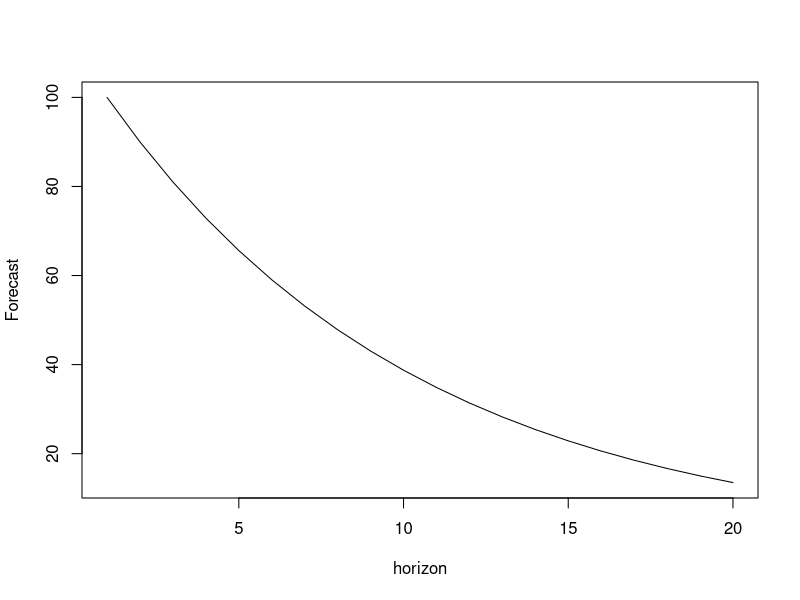
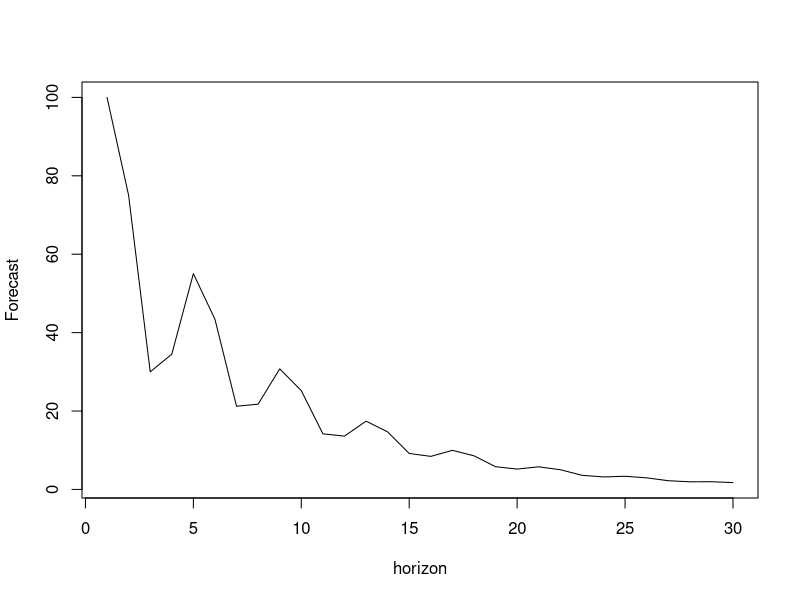

Reproduce these figures in R, in order. (Note: this script raises an error after producing the figures.)
## ---- chunk 1
y <- vector("numeric", 20)
y[1] <- 100
phi <- 0.9
for(i in 2:length(y)){
    y[i] <- phi * y[i-1]
}
plot(y, type="l", xlab="horizon", ylab="Forecast")
## ---- chunk 2
y <- vector("numeric", 30)
y[1:3] <- c(100, 75, 30)
phi <- c(0.9,-0.7,0.6)
for(i in 4:30){
    y[i] <- phi[1] * y[i-1] + phi[2] * y[i-2] + phi[3] * y[i-3]
}
plot(y, type="l", xlab="horizon", ylab="Forecast")
## ---- chunk 3
sim.ssarima(orders=list(ar=3), lags=1, obs=120, AR=c(0.9, -0.7, 0.6), initial=c(10,15,20), mean=0, sd=10) |>
    msarima(orders=list(ar=3), constant=FALSE,
            h=10, holdout=TRUE) |>
    forecast(interval="pred") |>
    plot(main="")
## ---- chunk 4
sim.ssarima(orders=list(ma=3), lags=1, obs=120, MA=c(0.9, -0.3, -0.6), initial=c(10,10,5), mean=0, sd=10) |>
    msarima(orders=list(ma=3), constant=FALSE,
            h=10, holdout=TRUE) |>
    forecast(interval="pred") |>
    plot(main="")
## ---- chunk 5
sim.ssarima(orders=list(ar=3, ma=3), lags=1, obs=120, AR=c(0.9, -0.7, 0.6),
            MA=c(0.9, -0.3, -0.6), initial=c(10,10,5), mean=0, sd=10) |>
    msarima(orders=list(ar=3, ma=3), constant=FALSE,
            h=10, holdout=TRUE) |>
    forecast(interval="pred") |>
    plot(main="")
## ---- chunk 6
y <- vector("numeric", 20)
y[1] <- 100
phi <- 0.9
for(i in 2:length(y)){
    y[i] <- 100 + phi * y[i-1]
}
plot(y, type="l", xlab="horizon", ylab="Forecast")
## ---- chunk 7
x <- sim.ssarima(orders=list(ar=3, ma=3), lags=1, obs=120, AR=c(0.9, -0.8, 0.3),
                 MA=c(0.7, -0.3, 0.6), initial=c(300,-150,80), constant=200, mean=0, sd=10)
msarima(x$data,orders=list(ar=3, ma=3), constant=TRUE,
        h=10, holdout=TRUE) |>
    forecast(interval="parametric") |>
    plot(main="",legend=FALSE)
## ---- chunk 8
sim.sma(1, 120) |>
    sma(order=1,
        h=10, holdout=TRUE) |>
    forecast(interval="pred") |>
    plot(main="")
## ---- chunk 9
sim.ssarima(orders=list(i=1), lags=1, obs=120,
            constant=2) |>
    msarima(orders=list(i=1), constant=TRUE,
            h=10, holdout=TRUE) |>
    forecast(interval="pred") |>
    plot(main="")
## ---- chunk 10
sim.ssarima(orders=list(ar=1,i=1,ma=2), lags=1, obs=120, AR=0.7, initial=c(500, -350),
            mean=0, sd=10) |>
    msarima(orders=list(ar=1,i=1,ma=2), constant=FALSE,
            h=10, holdout=TRUE) |>
    forecast(interval="pred") |>
    plot(main="")
## ---- chunk 11
y <- vector("numeric", 100)
y[1:5] <- c(97,87,85,94,95)
phi <- c(0.6,0.8)
for(i in 6:length(y)){
    y[i] <- phi[1] * y[i-1] + phi[2] * y[i-4] -
      phi[1] * phi[2] * y[i-5]
}
plot(y, type="l", xlab="horizon", ylab="Forecast")
## ---- chunk 12
y <- vector("numeric", 100)
y[1:5] <- c(97,87,85,94,95)
phi <- c(0.6,0.8)
for(i in 6:length(y)){
    y[i] <- phi[1] * y[i-1] + phi[2] * y[i-4] -
      phi[1] * phi[2] * y[i-5] + 8
}
plot(y, type="l", xlab="horizon", ylab="Forecast")
## ---- chunk 13
y <- vector("numeric", 100)
y[1:9] <- c(96,87,85,94,97,88,86,95,98)
phi <- c(0.6,0.8)
for(i in 10:length(y)){
    y[i] <- phi[1] * y[i-1] + (1+phi[2]) * y[i-4] -
      (1+ phi[2]) *phi[1] * y[i-5] - phi[2] * y[i-8] +
      phi[1] * phi[2] * y[i-9] + 0.1
}
plot(y, type="l", xlab="horizon", ylab="Forecast")
## ---- chunk 14
y <- vector("numeric",21)
y[] <- 0.9^c(0:(length(y)-1))
plot(0:(length(y)-1), y, type="l", xlab="Lag", ylab="ACF")
## ---- chunk 15
# All defaults
knitr::include_graphics("./images/09-Sarah.jpeg")
## ---- chunk 16
# Generate data from ETS(A,N,N) with alpha=0.2
y <- sim.es("ANN", obs=120, persistence=0.2)
# Estimate ETS(A,N,N)
esModel <- es(y$data, "ANN")
# Estimate ARIMA(0,1,1)
msarimaModel <- msarima(y$data, c(0,1,1), initial="optimal")
## ---- chunk 17
# Loss values
setNames(c(esModel$lossValue, msarimaModel$lossValue),
         c("ETS(A,N,N)","ARIMA(0,1,1)"))
# AIC
setNames(c(AIC(esModel), AIC(msarimaModel)),
         c("ETS(A,N,N)","ARIMA(0,1,1)"))
## ---- chunk 18
# Smoothing parameter and theta_1
setNames(c(esModel$persistence, msarimaModel$arma$ma+1),
         c("ETS(A,N,N)","ARIMA(0,1,1)"))
## ---- chunk 19
par(mfcol=c(2,1), mar=c(2,2,2,1))
plot(esModel,7)
plot(msarimaModel,7)
## ---- chunk 20
plot(BJsales)
## ---- chunk 21
adamARIMABJ <- vector("list",3)
# ARIMA(1,1,2)
adamARIMABJ[[1]] <- msarima(BJsales, orders=c(1,1,2),
                            h=10, holdout=TRUE)
# ARIMA(0,2,2)
adamARIMABJ[[2]] <- msarima(BJsales, orders=c(0,2,2),
                            h=10, holdout=TRUE)
# ARIMA(1,1,1)
adamARIMABJ[[3]] <- msarima(BJsales, orders=c(1,1,1),
                            h=10, holdout=TRUE)
names(adamARIMABJ) <- c("ARIMA(1,1,2)", "ARIMA(0,2,2)",
                        "ARIMA(1,1,1)")
## ---- chunk 22
sapply(adamARIMABJ, AICc)
## ---- chunk 23
plot(adamARIMABJ[[2]], which=7)
## ---- chunk 24
adam(BJsales, "AAN", h=10, holdout=TRUE)
## ---- chunk 25
par(mfcol=c(1,2))
plot(adamARIMABJ[[2]], which=c(10,11), main="")
## ---- chunk 26
adamSARIMAAir <- vector("list",3)
# SARIMA(0,2,2)(0,1,1)[12]
adamSARIMAAir[[1]] <- msarima(AirPassengers, lags=c(1,12),
                              orders=list(ar=c(0,0), i=c(2,1),
                                          ma=c(2,1)),
                              h=12, holdout=TRUE)
# SARIMA(0,2,2)(1,1,1)[12]
adamSARIMAAir[[2]] <- msarima(AirPassengers, lags=c(1,12),
                              orders=list(ar=c(0,1), i=c(2,1),
                                          ma=c(2,1)),
                              h=12, holdout=TRUE)
# SARIMA(0,2,2)(1,1,0)[12]
adamSARIMAAir[[3]] <- msarima(AirPassengers, lags=c(1,12),
                              orders=list(ar=c(0,1), i=c(2,1),
                                          ma=c(2,0)),
                              h=12, holdout=TRUE)
names(adamSARIMAAir) <- c("SARIMA(0,2,2)(0,1,1)[12]",
                          "SARIMA(0,2,2)(1,1,1)[12]",
                          "SARIMA(0,2,2)(1,1,0)[12]")
## ---- chunk 27
sapply(adamSARIMAAir, AICc)
## ---- chunk 28
AICc(adamETSAir <- adam(AirPassengers, "MAM",
                        h=12, holdout=TRUE))
## ---- chunk 29
par(mfcol=c(1,2))
plot(adamETSAir, which=c(10,11), main="")
## ---- chunk 30
adam(AirPassengers, "MAM", h=12, holdout=TRUE,
     order=list(ma=c(0,1)), lags=c(1,12)) |>
    AICc()
